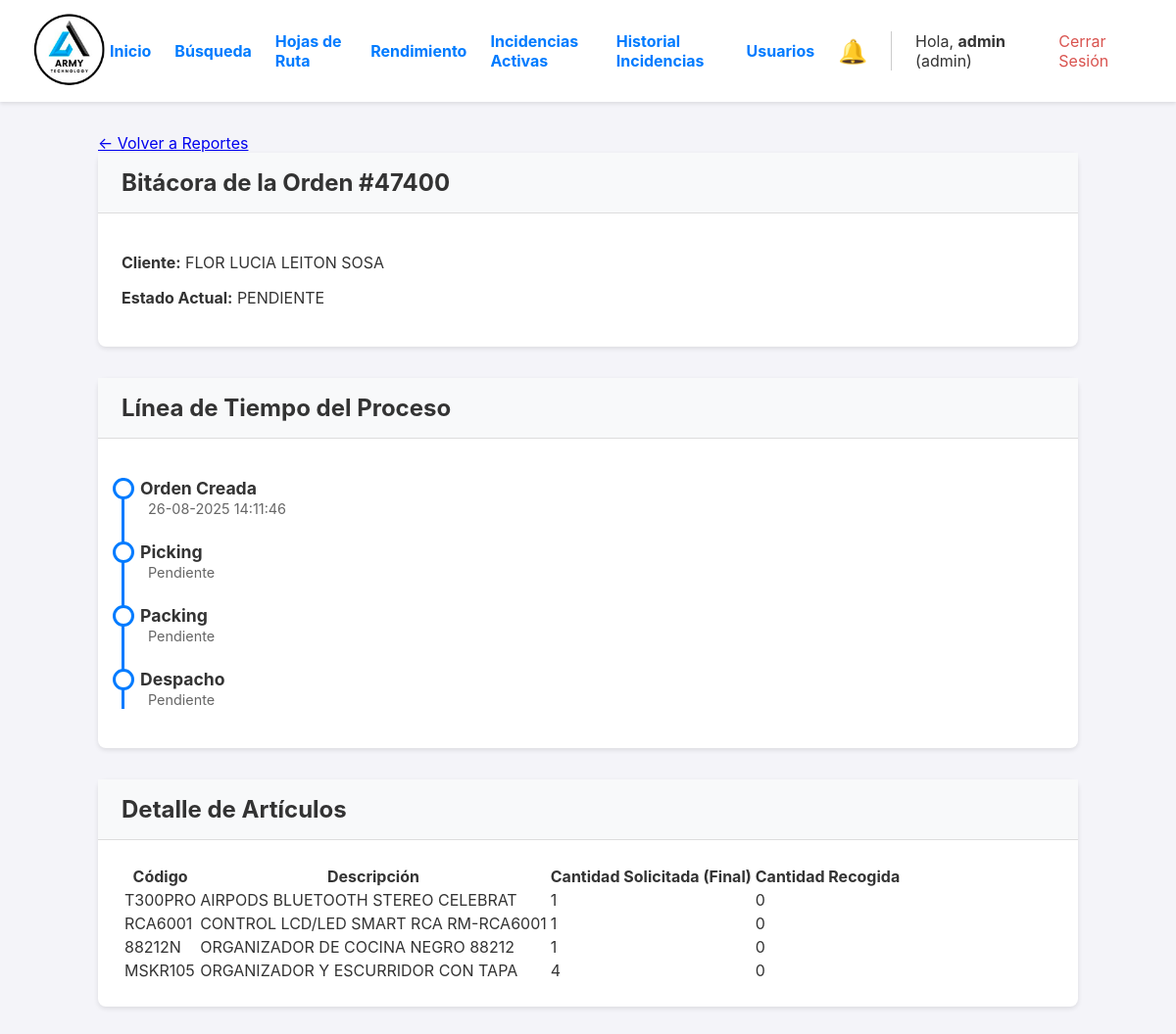
/orden/9/bitacora (signed in), run on an earlier commit of the app's database.
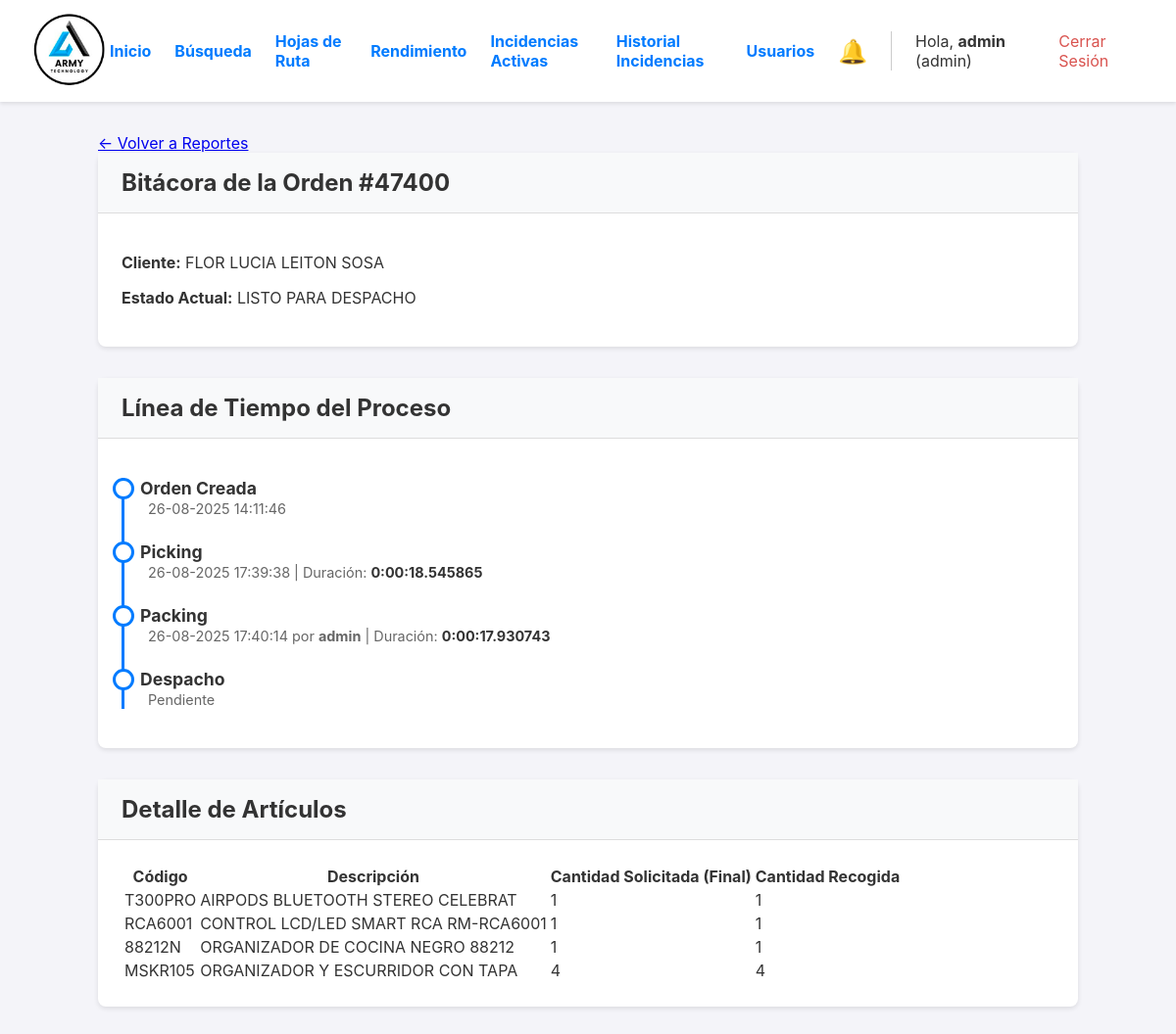
And on a later commit of the database.
### app.py (models this page shows, shortened)
class Orden(db.Model):
    id = db.Column(db.Integer, primary_key=True)
    numero_pedido = db.Column(db.String(50), unique=True, nullable=False)
    cliente_nombre = db.Column(db.String(200), nullable=False)
    cliente_direccion = db.Column(db.String(300), nullable=True)
    estado = db.Column(db.String(30), nullable=False, default='PENDIENTE')
    fecha_creacion = db.Column(db.DateTime, nullable=False, default=datetime.datetime.utcnow)
    lote_id = db.Column(db.Integer, db.ForeignKey('lote_picking.id'), nullable=True)
    items = db.relationship('ItemOrden', backref='orden', lazy=True, cascade="all, delete-orphan")
    fecha_inicio_picking = db.Column(db.DateTime, nullable=True)
    fecha_fin_picking = db.Column(db.DateTime, nullable=True)
    fecha_fin_packing = db.Column(db.DateTime, nullable=True)
    fecha_despacho = db.Column(db.DateTime, nullable=True)
    packer_id = db.Column(db.Integer, db.ForeignKey('user.id', ondelete='SET NULL'), nullable=True)
    packer = db.relationship('User', foreign_keys=[packer_id])
    devolucion_confirmada = db.Column(db.Boolean, default=False, nullable=False)
    bultos = db.relationship('Bulto', backref='orden', cascade="all, delete-orphan")
    hoja_de_ruta_id = db.Column(db.Integer, db.ForeignKey('hoja_de_ruta.id'), nullable=True)
    destino_id = db.Column(db.Integer, db.ForeignKey('destino.id'), nullable=True)
    destino = db.relationship('Destino', backref='ordenes')
    guia_encomienda = db.Column(db.String(100), nullable=True)

class ItemOrden(db.Model):
    id = db.Column(db.Integer, primary_key=True)
    orden_id = db.Column(db.Integer, db.ForeignKey('orden.id'), nullable=False)
    codigo_articulo = db.Column(db.String(100), nullable=False)
    descripcion_articulo = db.Column(db.String(300), nullable=False)
    cantidad_solicitada = db.Column(db.Integer, nullable=False)
    cantidad_recogida = db.Column(db.Integer, nullable=False, default=0)
    cantidad_empacada = db.Column(db.Integer, nullable=False, default=0)
    tiene_incidencia = db.Column(db.Boolean, default=False, nullable=False)
    tipo_incidencia = db.Column(db.String(50), nullable=True)
    nota_incidencia = db.Column(db.Text, nullable=True)

class User(UserMixin, db.Model):
    id = db.Column(db.Integer, primary_key=True)
    username = db.Column(db.String(80), unique=True, nullable=False)
    password_hash = db.Column(db.String(256), nullable=False)
    role = db.Column(db.String(20), nullable=False, default='operario')

### app.py (the view)
@app.route('/orden/<int:orden_id>/bitacora')
@login_required
@admin_required # Solo los admins pueden ver esta vista tan detallada
def bitacora_orden(orden_id):
    from sqlalchemy.orm import joinedload, subqueryload
    orden = Orden.query.options(
        joinedload(Orden.lote).joinedload(LotePicking.operario), # Carga el lote y el operario de picking
        joinedload(Orden.packer), # Carga el operario de packing
        subqueryload(Orden.items).joinedload(ItemOrden.historial_incidencias) # Carga los items y su historial de incidencias
    ).get(orden_id)
    if not orden:
        flash('Orden no encontrada.', 'error')
        return redirect(url_for('reportes_y_busqueda'))
    duraciones = {}
    if orden.fecha_inicio_picking and orden.fecha_fin_picking:
        duraciones['picking'] = orden.fecha_fin_picking - orden.fecha_inicio_picking
    if orden.fecha_fin_picking and orden.fecha_fin_packing:
        duraciones['packing'] = orden.fecha_fin_packing - orden.fecha_fin_picking
    if orden.fecha_fin_packing and orden.fecha_despacho:
        duraciones['despacho'] = orden.fecha_despacho - orden.fecha_fin_packing
    if orden.fecha_creacion and orden.fecha_despacho:
        duraciones['total'] = orden.fecha_despacho - orden.fecha_creacion
    return render_template('bitacora_orden.html', orden=orden, duraciones=duraciones)

### app.py (called while the page is built)
def admin_required(f):
    @wraps(f)
    def decorated_function(*args, **kwargs):
        if not current_user.is_authenticated or current_user.role != 'admin':
            flash('Se requiere rol de administrador para acceder a esta página.', 'error')
            return redirect(url_for('dashboard'))
        return f(*args, **kwargs)
    return decorated_function

@login_manager.user_loader
def load_user(user_id):
    return db.session.get(User, int(user_id))

@app.template_filter('localtime')
def to_localtime_filter(utc_datetime):
    if not utc_datetime: return ""
    local_tz = pytz.timezone('America/Costa_Rica')
    local_dt = utc_datetime.replace(tzinfo=pytz.utc).astimezone(local_tz)
    return local_dt.strftime('%d-%m-%Y %H:%M:%S')

### templates/bitacora_orden.html (shortened to what this page needs)
{% extends "layout.html" %}
{% block content %}
<div class="bitacora-container">
    <a href="{{ url_for('reportes_y_busqueda') }}" class="back-link">← Volver a Reportes</a>
    <div class="card">
        <div class="card-header">
            <h2>Bitácora de la Orden #{{ orden.numero_pedido }}</h2>
        </div>
        <div class="card-body">
            <p><strong>Cliente:</strong> {{ orden.cliente_nombre }}</p>
            <p><strong>Estado Actual:</strong> <span class="estado estado-{{ orden.estado }}">{{ orden.estado.replace('_', ' ') }}</span></p>
        </div>
    </div>
    <div class="card">
        <div class="card-header"><h2>Línea de Tiempo del Proceso</h2></div>
        <div class="card-body">
            <ul class="timeline">
                <li class="timeline-item">
                    <div class="timeline-title">Orden Creada</div>
                    <span class="timeline-meta">{{ orden.fecha_creacion | localtime }}</span>
                </li>
                <li class="timeline-item">
                    <div class="timeline-title">Picking</div>
                    <span class="timeline-meta">
                        {{ orden.fecha_inicio_picking | localtime if orden.fecha_inicio_picking else 'Pendiente' }}
                        {% if duraciones.picking %} | Duración: <span class="duracion">{{ duraciones.picking }}</span>{% endif %}
                    </span>
                </li>
                <li class="timeline-item">
                    <div class="timeline-title">Packing</div>
                    <span class="timeline-meta">
                        {{ orden.fecha_fin_packing | localtime if orden.fecha_fin_packing else 'Pendiente' }}
                        {% if orden.packer %} por <strong>{{ orden.packer.username }}</strong>{% endif %}
                        {% if duraciones.packing %} | Duración: <span class="duracion">{{ duraciones.packing }}</span>{% endif %}
                    </span>
                </li>
                <li class="timeline-item" style="padding-bottom:0;">
                    <div class="timeline-title">Despacho</div>
                     <span class="timeline-meta">
                        {{ orden.fecha_despacho | localtime if orden.fecha_despacho else 'Pendiente' }}
                    </span>
                </li>
            </ul>
        </div>
    </div>
    <div class="card">
        <div class="card-header"><h2>Detalle de Artículos</h2></div>
        <div class="card-body">
            <table class="kpi-table">
                <thead>
                    <tr>
                        <th>Código</th>
                        <th>Descripción</th>
                        <th>Cantidad Solicitada (Final)</th>
                        <th>Cantidad Recogida</th>
                    </tr>
                </thead>
                <tbody>
                    {% for item in orden.items %}
                    <tr>
                        <td>{{ item.codigo_articulo }}</td>
                        <td>{{ item.descripcion_articulo }}</td>
                        <td>{{ item.cantidad_solicitada }}</td>
                        <td>{{ item.cantidad_recogida }}</td>
                    </tr>
                    {% endfor %}
                </tbody>
            </table>
        </div>
    </div>
</div>
{% endblock %}

### templates/layout.html (shortened to what this page needs)
<!DOCTYPE html>
<html lang="es">
<head>
</head>
<body>
    <header>
        <div class="logo">
            <a href="{{ url_for('dashboard') }}">
                <img src="{{ url_for('static', filename='img/logo.png') }}" alt="Logo de la Empresa">
            </a>
        </div>
        <nav class="nav">
             {% if current_user.is_authenticated %}
                {% if current_user.role == 'admin' %}
                    <div class="nav-admin-links">
                        <a href="{{ url_for('dashboard') }}">Inicio</a>
                        <a href="{{ url_for('reportes_y_busqueda') }}">Búsqueda</a>
                        <a href="{{ url_for('gestionar_rutas') }}">Hojas de Ruta</a>
                        <a href="{{ url_for('reporte_operarios') }}">Rendimiento</a>
                        <a href="{{ url_for('gestionar_incidencias') }}">Incidencias Activas</a>
                        <a href="{{ url_for('historial_incidencias') }}">Historial Incidencias</a>
                        <a href="{{ url_for('gestionar_usuarios') }}">Usuarios</a>
                        <a href="{{ url_for('gestionar_incidencias') }}" id="nav-incidencias-link" style="position: relative; text-decoration:none;" title="Ver incidencias pendientes">
                            <span style="font-size: 1.5rem;">🔔</span>
                        </a>
                    </div>
                {% endif %}
                <div class="user-info">
                    <span>Hola, <strong>{{ current_user.username }}</strong> ({{ current_user.role }})</span>
                    <a href="{{ url_for('logout') }}" style="color: #d9534f;">Cerrar Sesión</a>
                </div>
             {% endif %}
        </nav>
    </header>
    <main>
        {% block content %}{% endblock %}
    </main>
</body>
</html>

What changed in the data, as far as the page shows it:
shown differently, row unchanged: User "admin": packer.username (not shown) → "admin"
changed Orden "FLOR LUCIA LEITON SOSA": estado.replace "PENDIENTE" → "LISTO PARA DESPACHO"; fecha_inicio_picking "Pendiente" → "26-08-2025 17:39:38"; fecha_fin_packing "Pendiente" → "26-08-2025 17:40:14"
changed ItemOrden "T300PRO": cantidad_recogida "0" → "1"
changed ItemOrden "RCA6001": cantidad_recogida "0" → "1"
changed ItemOrden "ORGANIZADOR DE COCINA NEGRO 88212": cantidad_recogida "0" → "1"
changed ItemOrden "MSKR105": cantidad_recogida "0" → "4"
Also different on the page:
{{ duraciones.picking }}: (not shown) → "0:00:18.545865"
{{ duraciones.packing }}: (not shown) → "0:00:17.930743"
text now shown: "| Duración: por | Duración:"
